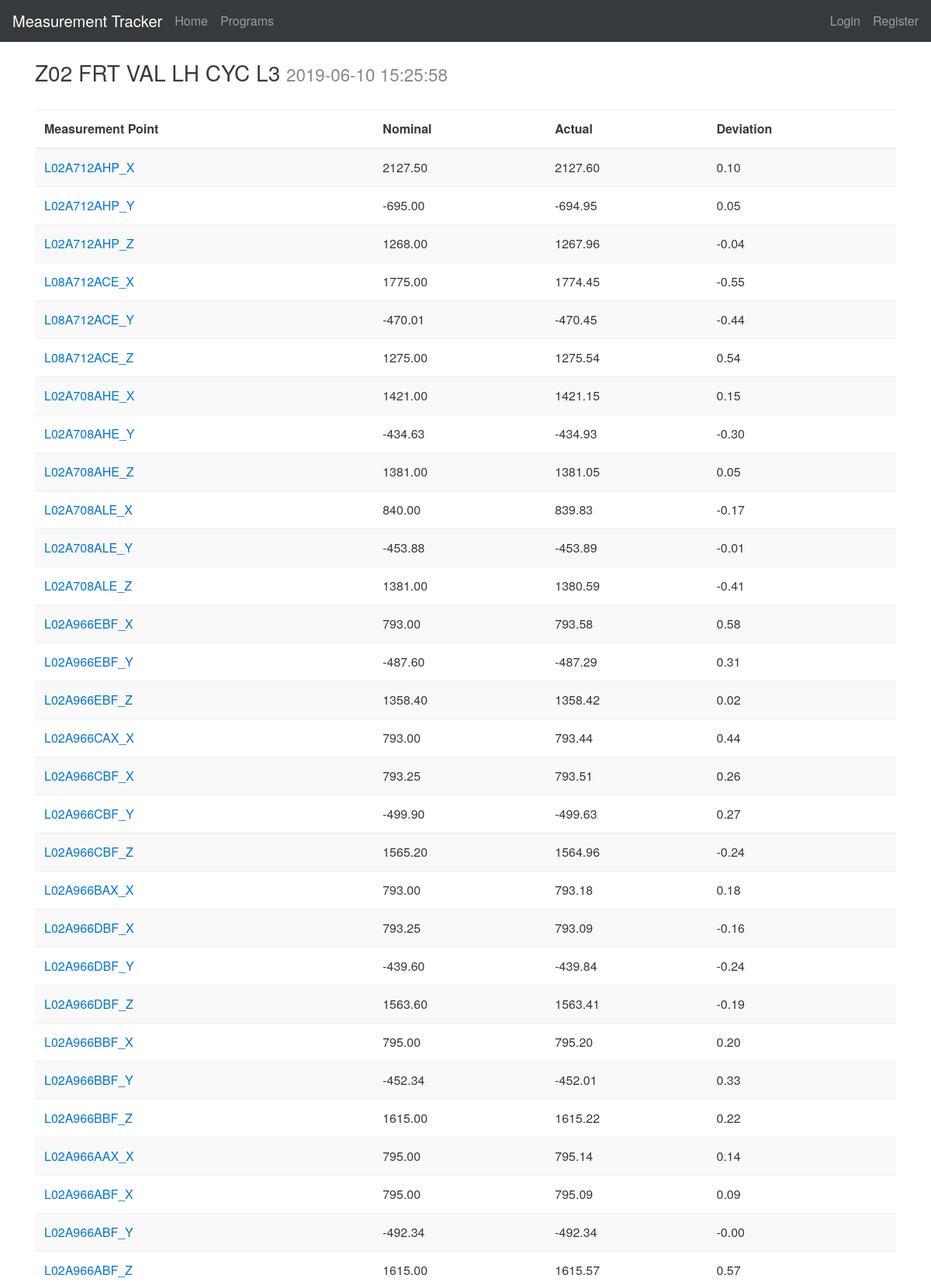
The app's page /program/1 (upper part) with its own data.
### measurementTracker/models.py (models this page shows, shortened)
class Program(db.Model):
    program_id = db.Column(db.Integer, primary_key=True)
    file_name = db.Column(db.String(50))
    date = db.Column(db.DateTime)
    program = db.Column(db.String(50))
    path = db.Column(db.String(250))
    measurement = db.relationship('Measurement', backref='program')

class Measurement(db.Model):
    measurement_id = db.Column(db.Integer, primary_key=True)
    measurement_point = db.Column(db.String(50))
    file_name = db.Column(db.String(50))
    date = db.Column(db.String(50))
    time = db.Column(db.String(50))
    column = db.Column(db.String(50))
    x = db.Column(db.Numeric)
    y = db.Column(db.Numeric)
    z = db.Column(db.Numeric)
    nominal = db.Column(db.Numeric)
    lsl = db.Column(db.Numeric)
    usl = db.Column(db.Numeric)
    i = db.Column(db.Numeric)
    j = db.Column(db.Numeric)
    k = db.Column(db.Numeric)
    actual = db.Column(db.Numeric)
    dev = db.Column(db.Numeric)
    program_id = db.Column(db.Integer, db.ForeignKey('program.program_id'))

### measurementTracker/controllers/main.py (the view)
@main_blueprint.route('/program/<int:program_id>', methods=["GET", "POST"])
def program(program_id):
    program = Program.query.filter_by(program_id=program_id).first()
    results = Measurement.query.join(Program) \
        .filter(Measurement.program_id == program_id).all()
    return render_template("program.html", results=results, program=program), 200

### measurementTracker/templates/main/program.html (shortened to what this page needs)
{% extends "base.html" %}
{% block body %}
<h3>
  {{ program.program }}
  <small class="text-muted">{{ program.date }}</small>
</h3>
{% if results %}
<div>
    <table class="table table-striped">
        <thead>
            <tr>
                <th>Measurement Point</th>
                <th>Nominal</th>
                <th>Actual</th>
                <th>Deviation</th>
            </tr>
        </thead>
            <tbody>
            {% for result in results  %}
            <tr>
                <td><a href="{{ url_for('main.measurement', measurement_point=result.measurement_point) }}">
                    {{result.measurement_point}}</a></td>
                <td>{{'%0.2f'| format(result.nominal|float)}}</td>
                <td>{{'%0.2f'| format(result.actual|float)}}</td>
                <td>{{'%0.2f'| format(result.dev|float)}}</td>
            </tr>
            {% endfor %}
        </tbody>
    </table>
</div>
{% endif %}
{% endblock %}

### measurementTracker/templates/base.html (shortened to what this page needs)
<!DOCTYPE html>
<html lang="en">
<head>
    <link rel="stylesheet" href="{{ url_for('static', filename='css/bootstrap.min.css') }}">
</head>
    <body>
        <nav class="navbar navbar-full navbar-dark bg-inverse">
          <a class="navbar-brand" href="#">Measurement Tracker</a>
          <ul class="nav navbar-nav">
            <li class="nav-item"><a class="nav-link" href="{{ url_for('main.index') }}">Home</a></li>
            <li class="nav-item"><a class="nav-link" href="{{ url_for('main.programs') }}">Programs</a></li>
          </ul>
        <ul class="nav navbar-nav pull-xs-right">
            {% if current_user.is_authenticated %}
            <li class="nav-item"><a class="nav-link" href="{{
            url_for('main.logout') }}">Logout</a>
            {% else %}
            <li class="nav-item"><a class="nav-link" href="{{
            url_for('main.login') }}">Login</a>
            <li class="nav-item"><a class="nav-link" href="{{
            url_for('main.register') }}">Register</a>
            {% endif %}
        </ul>
        </nav>
        <br>
        <div class="container">
            {% block body %}
            {% endblock %}
        </div>
    </body>
</html>

### records on screen
Program: program "Z02 FRT VAL LH CYC L3", date "2019-06-10 15:25:58"
Measurement: measurement_point "L02A712AHP_X", nominal "2127.50", actual "2127.60", dev "0.10"
Measurement: measurement_point "L02A712AHP_Y", nominal "-695.00", actual "-694.95", dev "0.05"
Measurement: measurement_point "L02A712AHP_Z", nominal "1268.00", actual "1267.96", dev "-0.04"
Measurement: measurement_point "L08A712ACE_X", nominal "1775.00", actual "1774.45", dev "-0.55"
Measurement: measurement_point "L08A712ACE_Y", nominal "-470.01", actual "-470.45", dev "-0.44"
Measurement: measurement_point "L08A712ACE_Z", nominal "1275.00", actual "1275.54", dev "0.54"
Measurement: measurement_point "L02A708AHE_X", nominal "1421.00", actual "1421.15", dev "0.15"
Measurement: measurement_point "L02A708AHE_Y", nominal "-434.63", actual "-434.93", dev "-0.30"
Measurement: measurement_point "L02A708AHE_Z", nominal "1381.00", actual "1381.05", dev "0.05"
Measurement: measurement_point "L02A708ALE_X", nominal "840.00", actual "839.83", dev "-0.17"
Measurement: measurement_point "L02A708ALE_Y", nominal "-453.88", actual "-453.89", dev "-0.01"
Measurement: measurement_point "L02A708ALE_Z", nominal "1381.00", actual "1380.59", dev "-0.41"
Measurement: measurement_point "L02A966EBF_X", nominal "793.00", actual "793.58", dev "0.58"
Measurement: measurement_point "L02A966EBF_Y", nominal "-487.60", actual "-487.29", dev "0.31"
Measurement: measurement_point "L02A966EBF_Z", nominal "1358.40", actual "1358.42", dev "0.02"
Measurement: measurement_point "L02A966CAX_X", nominal "793.00", actual "793.44", dev "0.44"
Measurement: measurement_point "L02A966CBF_X", nominal "793.25", actual "793.51", dev "0.26"
Measurement: measurement_point "L02A966CBF_Y", nominal "-499.90", actual "-499.63", dev "0.27"
Measurement: measurement_point "L02A966CBF_Z", nominal "1565.20", actual "1564.96", dev "-0.24"
Measurement: measurement_point "L02A966BAX_X", nominal "793.00", actual "793.18", dev "0.18"
Measurement: measurement_point "L02A966DBF_X", nominal "793.25", actual "793.09", dev "-0.16"
Measurement: measurement_point "L02A966DBF_Y", nominal "-439.60", actual "-439.84", dev "-0.24"
Measurement: measurement_point "L02A966DBF_Z", nominal "1563.60", actual "1563.41", dev "-0.19"
Measurement: measurement_point "L02A966BBF_X", nominal "795.00", actual "795.20", dev "0.20"
Measurement: measurement_point "L02A966BBF_Y", nominal "-452.34", actual "-452.01", dev "0.33"
Measurement: measurement_point "L02A966BBF_Z", nominal "1615.00", actual "1615.22", dev "0.22"
Measurement: measurement_point "L02A966AAX_X", nominal "795.00", actual "795.14", dev "0.14"
Measurement: measurement_point "L02A966ABF_X", nominal "795.00", actual "795.09", dev "0.09"
Measurement: measurement_point "L02A966ABF_Y", nominal "-492.34", actual "-492.34", dev "-0.00"
Measurement: measurement_point "L02A966ABF_Z", nominal "1615.00", actual "1615.57", dev "0.57"
